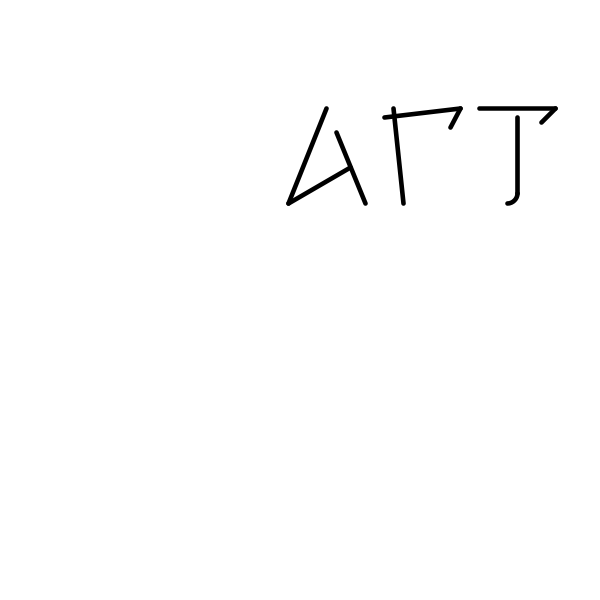
Frame 1 (no input)
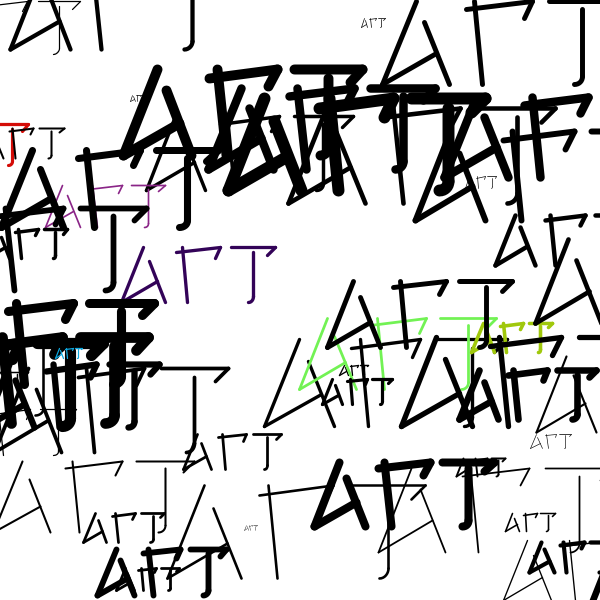
Frame 60 (the mouse pressed at the canvas centre just before this capture)
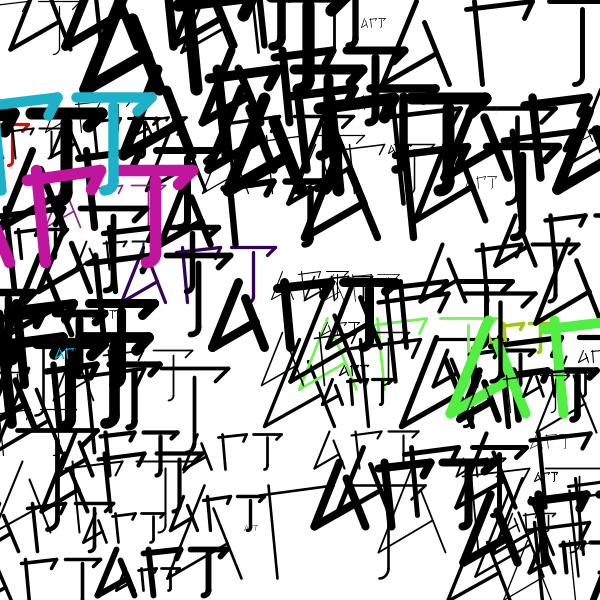
Frame 120 (the mouse held since frame 60 and released just before this capture)

The Processing sketch that drew these frames (run headless with seeded random() and noise(); from frame 60 on, the mouse is pressed at the canvas centre):

// Processing sketch: LiuJustin_20220423_Exercise4_2_FunctionsAndExpandedCinema
// ── LiuJustin_20220423_Exercise4_2_FunctionsAndExpandedCinema.pde
/*
 * Course: ART 22 - Computer Programming for the Arts
 * Assignment: Generative Typography with Functions
 *
 * by Justin Liu
 *
 * Initiated: 4/18/22
 * Last updated: 4/23/22
 *
 * PROCESSING REFERENCES:
 * 1. scale() (https://processing.org/reference/scale_.html)
 *
 * WHAT IT DOES:
 * I wanted to draw the word "ART" based on katakana characters (katakana is a Japanese syllabary)
 * Every time draw() is run:
 *   Randomize the position of the letters with translate()
 *   Randomize the size of the letters with scale()
 *   Randomize the thickness of the letters with strokeWeight()
 *   Randomize the color stroke of the letters with stroke()
 *     Black strokes appears with 14/15 chance (so there are more black letters)
 *     Other random color strokes appear with 1/15 chance
 *
 * */

float randomStrokeWeight, redVal, blueVal, greenVal;

void setup() {
  size(600, 600);  // 600 by 600 pixels
  background(255); // white background
  stroke(0);       // black stroke
  frameRate(20);   // 20 frames per second (with permission from instructor)
}

void draw() {
  translate(random(width+200), random(height)); // randomizes position
  scale(random(0, 1));                          // randomizes size
  randomStrokeWeight = random(2, 14);           // randomizes thickness

  // randomizes color
  if (int(random(0, 15)) == 1) { // 1/15 chance of random color stroke
    redVal = random(255);
    blueVal = random(255);
    greenVal = random(255);
  } else {                       // 14/15 chance of black stroke
    redVal = 0;
    blueVal = 0;
    greenVal = 0;
  }

  // draw the word ART with randomized thickness and colors
  drawART(randomStrokeWeight, redVal, blueVal, greenVal);
}

// draws the word ART with thickness and color parameters
void drawART(float thickness, float r, float g, float b) {
  drawA(thickness, r, g, b);
  drawR(thickness, r, g, b);
  drawT(thickness, r, g, b);
}

// draws the letter A with thickness and color parameters
void drawA(float thickness, float r, float g, float b) {
  strokeWeight(thickness); // thickness of lines
  stroke(r, g, b);         // stroke color

  // draw letter A
  line(-200, -50, -240, 50);
  line(-240, 50, -175, 12.5);
  line(-190, -25, -160, 50);
}

// draws the letter R with thickness and color parameters
void drawR(float thickness, float r, float g, float b) {
  strokeWeight(thickness); // thickness of lines
  stroke(r, g, b);         // stroke color

  // draw letter R
  line(-140, -40, -60, -50);
  line(-60, -50, -70, -30);
  line(-130, -50, -120, 50);
}

// draws the letter T with thickness and color parameters
void drawT(float thickness, float r, float g, float b) {
  strokeWeight(thickness); // thickness of lines
  stroke(r, g, b);         // stroke color

  // draw letter T
  line(-40, -50, 40, -50);
  line(40, -50, 25, -35);
  line(0, -40, 0, 40);
  noFill();
  arc(-10, 40, 20, 20, 0, PI/2);
}
